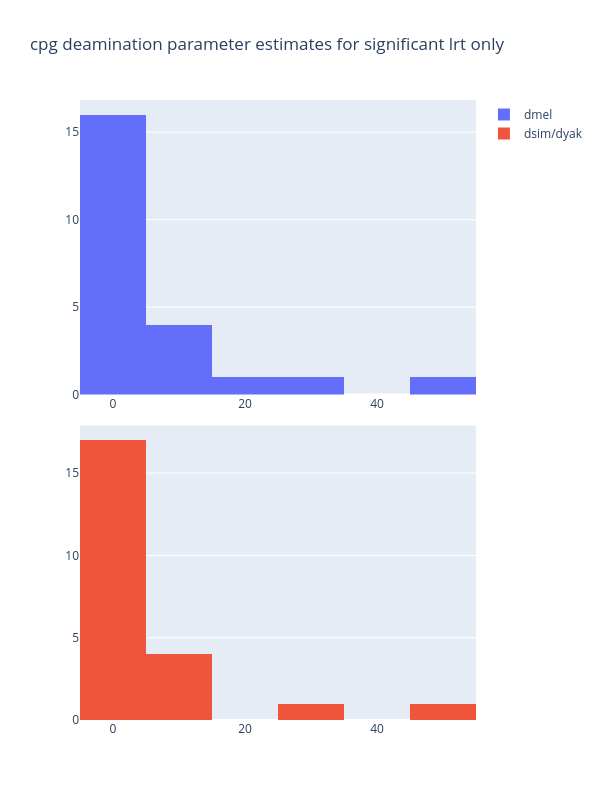

Source (notebook cell):
### Code cell
fig = make_subplots(rows=2, cols=1, vertical_spacing=0.05)

fig.add_trace(
    go.Histogram(x=df_sig_only["dmel_cpg"], name = "dmel"),
    row=1, col=1
)

fig.add_trace(
    go.Histogram(x=df_sig_only["dsim_cpg"], name="dsim/dyak"),
    row=2, col=1
)

fig.update_layout(height=800, width=600, title_text="cpg deamination parameter estimates for significant lrt only")
fig.show()

fig.write_image(fig_dir / "cpg_params_significant_subplots.jpg", format="jpg")

### Figure 1 — Plotly figure (JSON) as saved in the notebook; plotly's stock layout.template omitted (floating-point values rounded to 4 significant figures)
{"data": [{"name": "dmel", "type": "histogram", "x": [0.3821, 18.83, 1e-06, 0.2992, 1e-06, 1e-06, 2.981, 1e-06, 1.001e-06, 28.25, 4.485, 7.881, 3.55, 1e-06, 1e-06, 11.1, 7.497, 7.071, 2.417, 2.318, 50.0, 1e-06, 1e-06], "xaxis": "x", "yaxis": "y"}, {"name": "dsim/dyak", "type": "histogram", "x": [4.49, 1e-06, 3.167, 3.079, 2.043, 31.57, 50.0, 5.9, 3.148, 0.8967, 0.4878, 1e-06, 1e-06, 5.138, 4.155, 1e-06, 1e-06, 1e-06, 1e-06, 7.139, 2.79, 4.982, 9.615], "xaxis": "x2", "yaxis": "y2"}], "layout": {"height": 800, "title": {"text": "cpg deamination parameter estimates for significant lrt only"}, "width": 600, "xaxis": {"anchor": "y", "domain": [0, 1]}, "xaxis2": {"anchor": "y2", "domain": [0, 1]}, "yaxis": {"anchor": "x", "domain": [0.525, 1]}, "yaxis2": {"anchor": "x2", "domain": [0, 0.475]}}}
